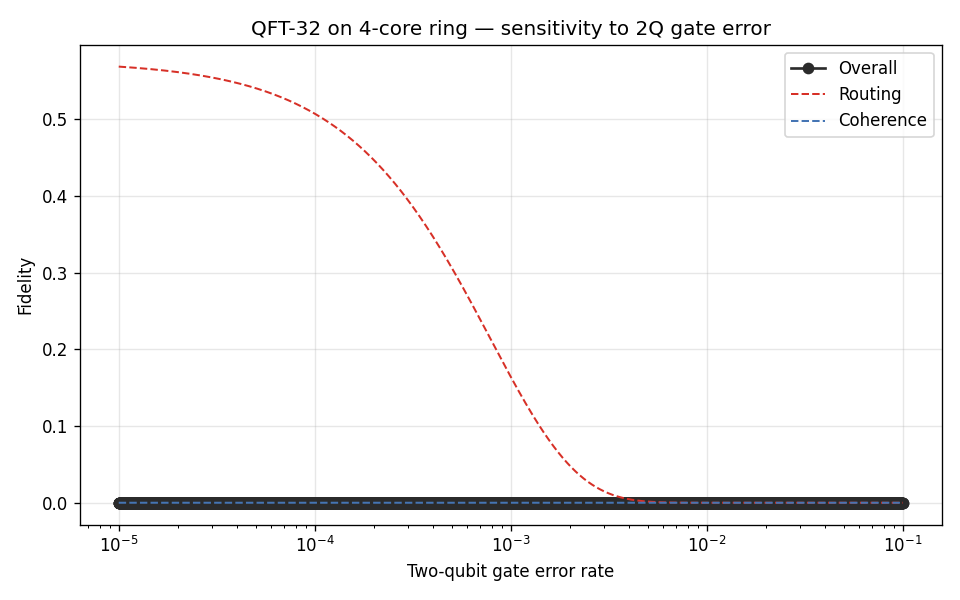

Generate this figure with Python:
"""
DSE example #1 — 1-D noise sweep on a fixed mapping.

The cheapest possible DSE: compile a circuit *once*, then re-evaluate
fidelity for many noise configurations. Demonstrates the cold-vs-hot
path split — the cold compilation runs in seconds, the hot sweep in
milliseconds per point.

Run::

    python examples/dse_1d_noise_sweep.py
"""

from __future__ import annotations

import matplotlib.pyplot as plt
import numpy as np

from qusim.dse import DSEEngine, NOISE_DEFAULTS


def main() -> None:
    engine = DSEEngine()

    # Cold path — once. Builds the circuit, the topology, and the HQA+SABRE
    # mapping; the resulting CachedMapping is reused by every hot evaluation.
    cached = engine.run_cold(
        circuit_type="qft",
        num_qubits=32,
        num_cores=4,
        topology_type="ring",
        intracore_topology="all_to_all",
        placement_policy="spectral",
        seed=0,
        communication_qubits=2,
        buffer_qubits=1,
    )
    print(
        f"Cold compilation: {cached.cold_time_s:.2f}s "
        f"({cached.total_teleportations} teleports, "
        f"{cached.total_swaps} swaps, "
        f"{cached.total_epr_pairs} EPR pairs)"
    )

    # Hot path — sweep two-qubit gate error from 1e-5 to 1e-1.
    # The metric is log_scale (see qusim.dse.axes), so endpoints are exponents.
    # Default count is SWEEP_POINTS_1D = 60.
    xs, results = engine.sweep_1d(
        cached=cached,
        metric_key="two_gate_error",
        low=-5.0,
        high=-1.0,
        fixed_noise=dict(NOISE_DEFAULTS),
    )

    fids = np.asarray([r["overall_fidelity"] for r in results])
    routing = np.asarray([r["routing_fidelity"] for r in results])
    coherence = np.asarray([r["coherence_fidelity"] for r in results])

    fig, ax = plt.subplots(figsize=(8, 5))
    ax.semilogx(xs, fids, marker="o", linewidth=1.6, color="#2B2B2B",
                label="Overall")
    ax.semilogx(xs, routing, linewidth=1.2, color="#d73027",
                linestyle="--", label="Routing")
    ax.semilogx(xs, coherence, linewidth=1.2, color="#4575b4",
                linestyle="--", label="Coherence")
    ax.set_xlabel("Two-qubit gate error rate")
    ax.set_ylabel("Fidelity")
    ax.set_title("QFT-32 on 4-core ring — sensitivity to 2Q gate error")
    ax.grid(True, alpha=0.3)
    ax.legend(loc="best")
    fig.tight_layout()

    out = "examples/dse_1d_noise_sweep.png"
    fig.savefig(out, dpi=120)
    print(f"Wrote {out}")


if __name__ == "__main__":
    main()
